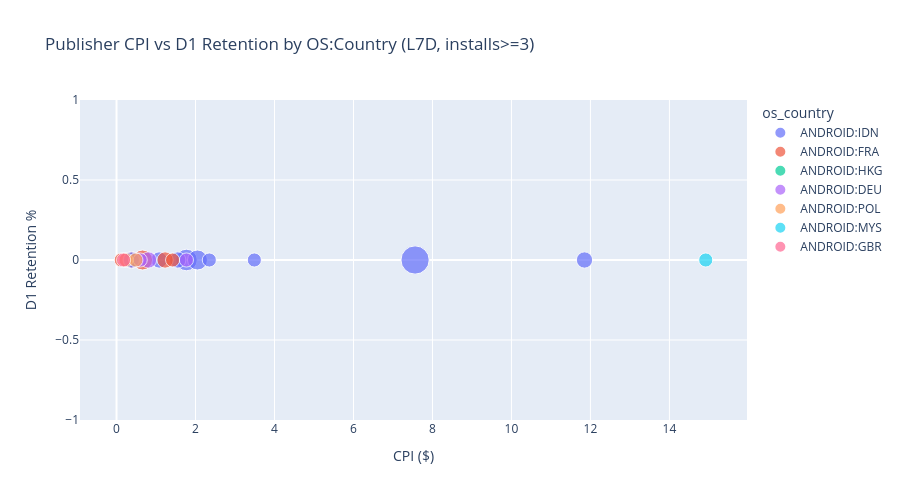

Notebook code for this chart:
### Markdown cell above
## 3. D1 / D3 Retention by Publisher

### Code cell
# 3a. OS:Country-level Retention Summary (no publisher breakdown)

q_ret_summary = f"""
SELECT
  {_extra_select}
  SUM(installs) AS installs,
  ROUND(SUM(gross_spend_usd), 2) AS spend_usd,
  ROUND(SAFE_DIVIDE(SUM(gross_spend_usd), NULLIF(SUM(installs), 0)), 2) AS cpi,
  ROUND(SUM(retained_users_d1), 1) AS retained_d1,
  ROUND(SUM(retained_users_d3), 1) AS retained_d3,
  ROUND(SAFE_DIVIDE(SUM(retained_users_d1), NULLIF(SUM(installs), 0)) * 100, 1) AS retention_d1_pct,
  ROUND(SAFE_DIVIDE(SUM(retained_users_d3), NULLIF(SUM(installs), 0)) * 100, 1) AS retention_d3_pct
FROM `moloco-ae-view.athena.fact_dsp_publisher`
WHERE date_utc BETWEEN DATE_SUB(CURRENT_DATE(), INTERVAL {LOOKBACK_DAYS} DAY) AND DATE_SUB(CURRENT_DATE(), INTERVAL 1 DAY)
  {_where_filter}
GROUP BY {_extra_group[:-1]}
HAVING installs > 0
ORDER BY installs DESC
"""

df_ret_summary = run_query(q_ret_summary, '3a. Retention by OS:Country')
if not df_ret_summary.empty:
    for col in df_ret_summary.columns:
        if col not in _dim_cols:
            df_ret_summary[col] = pd.to_numeric(df_ret_summary[col], errors='coerce')
    print(f'\n  Retention summary by OS:Country (L{LOOKBACK_DAYS}D, excl. today):')
    display(df_ret_summary)

# 3b. D1/D3 Retention by Publisher (per OS:Country)

q_ret = f"""
SELECT
  {_extra_select}
  publisher.app_market_bundle AS publisher_bundle,
  SUM(installs) AS installs,
  ROUND(SUM(gross_spend_usd), 2) AS spend_usd,
  ROUND(SAFE_DIVIDE(SUM(gross_spend_usd), NULLIF(SUM(installs), 0)), 2) AS cpi,
  ROUND(SUM(retained_users_d1), 1) AS retained_d1,
  ROUND(SUM(retained_users_d3), 1) AS retained_d3,
  ROUND(SAFE_DIVIDE(SUM(retained_users_d1), NULLIF(SUM(installs), 0)) * 100, 1) AS retention_d1_pct,
  ROUND(SAFE_DIVIDE(SUM(retained_users_d3), NULLIF(SUM(installs), 0)) * 100, 1) AS retention_d3_pct
FROM `moloco-ae-view.athena.fact_dsp_publisher`
WHERE date_utc BETWEEN DATE_SUB(CURRENT_DATE(), INTERVAL {LOOKBACK_DAYS} DAY) AND DATE_SUB(CURRENT_DATE(), INTERVAL 1 DAY)
  {_where_filter}
GROUP BY {_extra_group} publisher.app_market_bundle
HAVING installs >= 1
ORDER BY installs DESC
"""

df_ret = run_query(q_ret, '3b. D1/D3 Retention by Publisher')
if not df_ret.empty:
    df_ret = enrich_publisher_names(df_ret)
    str_cols = _dim_cols + ['publisher_bundle', 'publisher_name']
    for col in df_ret.columns:
        if col not in str_cols:
            df_ret[col] = pd.to_numeric(df_ret[col], errors='coerce')

    for oc in sorted(df_ret['os_country'].unique()):
        sub = df_ret[df_ret['os_country'] == oc].sort_values('installs', ascending=False)
        overall_d1 = (sub['retained_d1'].sum() / sub['installs'].sum() * 100) if sub['installs'].sum() > 0 else 0
        overall_d3 = (sub['retained_d3'].sum() / sub['installs'].sum() * 100) if sub['installs'].sum() > 0 else 0
        p10_d1 = sub['retention_d1_pct'].quantile(0.10)
        p10_cpi = sub[sub['cpi'] > 0]['cpi'].quantile(0.10) if (sub['cpi'] > 0).any() else 0
        print(f'\n  [{oc}] {len(sub)} publishers  |  D1={overall_d1:.1f}%  D3={overall_d3:.1f}%  |  P10 D1={p10_d1:.1f}%  P10 CPI=${p10_cpi:.2f}')
        display(sub.head(20).reset_index(drop=True))

    fig = px.scatter(df_ret[df_ret['installs'] >= 3], x='cpi', y='retention_d1_pct', size='installs',
                     hover_name='publisher_bundle', color='os_country',
                     title=f'Publisher CPI vs D1 Retention by OS:Country (L{LOOKBACK_DAYS}D, installs>=3)',
                     labels={'cpi': 'CPI ($)', 'retention_d1_pct': 'D1 Retention %', 'installs': 'Installs'},
                     hover_data={'retention_d3_pct': ':.1f', 'spend_usd': ':,.2f'})
    fig.update_layout(height=500)
    fig.show()

### Figure 1 — Plotly figure (JSON) as saved in the notebook; plotly's stock layout.template omitted (floating-point values rounded to 4 significant figures)
{"data": [{"customdata": [[0.0, 90.77], [0.0, 12.36], [0.0, 12.28], [0.0, 6.21], [0.0, 4.3], [0.0, 47.41], [0.0, 10.48], [0.0, 7.04]], "hovertemplate": "<b>%{hovertext}</b><br><br>os_country=ANDROID:IDN<br>CPI ($)=%{x}<br>D1 Retention %=%{y}<br>Installs=%{marker.size}<br>retention_d3_pct=%{customdata[0]:.1f}<br>spend_usd=%{customdata[1]:,.2f}<extra></extra>", "hovertext": ["com.traverse.zhfx.en.gp", "com.worldance.drama", "com.freereels.app", "com.naver.linewebtoon", "com.nvsgames.pt", "defense.roguelike.cell.shoot.survivor", "hero.claw.master", "com.michatapp.im"], "legendgroup": "ANDROID:IDN", "marker": {"color": "#636efa", "size": [12, 7, 6, 4, 4, 4, 3, 3], "sizemode": "area", "sizeref": 0.03, "symbol": "circle"}, "mode": "markers", "name": "ANDROID:IDN", "orientation": "v", "showlegend": true, "type": "scatter", "x": [7.56, 1.77, 2.05, 1.55, 1.08, 11.85, 3.49, 2.35], "xaxis": "x", "y": [0.0, 0.0, 0.0, 0.0, 0.0, 0.0, 0.0, 0.0], "yaxis": "y"}, {"customdata": [[0.0, 3.94], [0.0, 4.93], [0.0, 1.57], [0.0, 1.54], [0.0, 4.26], [0.0, 1.15], [0.0, 0.37], [0.0, 0.65]], "hovertemplate": "<b>%{hovertext}</b><br><br>os_country=ANDROID:FRA<br>CPI ($)=%{x}<br>D1 Retention %=%{y}<br>Installs=%{marker.size}<br>retention_d3_pct=%{customdata[0]:.1f}<br>spend_usd=%{customdata[1]:,.2f}<extra></extra>", "hovertext": ["com.block.juggle", "defense.roguelike.cell.shoot.survivor", "com.dong.hexwarriors", "com.epicoro.castleclashers", "com.ecffri.arrows", "com.evodefensetd.gp", "fr.vinted", "es.socialpoint.DragonCity"], "legendgroup": "ANDROID:FRA", "marker": {"color": "#EF553B", "size": [6, 4, 4, 3, 3, 3, 3, 3], "sizemode": "area", "sizeref": 0.03, "symbol": "circle"}, "mode": "markers", "name": "ANDROID:FRA", "orientation": "v", "showlegend": true, "type": "scatter", "x": [0.66, 1.23, 0.39, 0.51, 1.42, 0.38, 0.12, 0.22], "xaxis": "x", "y": [0.0, 0.0, 0.0, 0.0, 0.0, 0.0, 0.0, 0.0], "yaxis": "y"}, {"customdata": [[0.0, 1.47]], "hovertemplate": "<b>%{hovertext}</b><br><br>os_country=ANDROID:HKG<br>CPI ($)=%{x}<br>D1 Retention %=%{y}<br>Installs=%{marker.size}<br>retention_d3_pct=%{customdata[0]:.1f}<br>spend_usd=%{customdata[1]:,.2f}<extra></extra>", "hovertext": ["com.lihkg.app"], "legendgroup": "ANDROID:HKG", "marker": {"color": "#00cc96", "size": [4], "sizemode": "area", "sizeref": 0.03, "symbol": "circle"}, "mode": "markers", "name": "ANDROID:HKG", "orientation": "v", "showlegend": true, "type": "scatter", "x": [0.37], "xaxis": "x", "y": [0.0], "yaxis": "y"}, {"customdata": [[0.0, 3.26], [0.0, 1.51], [0.0, 1.8], [0.0, 5.32]], "hovertemplate": "<b>%{hovertext}</b><br><br>os_country=ANDROID:DEU<br>CPI ($)=%{x}<br>D1 Retention %=%{y}<br>Installs=%{marker.size}<br>retention_d3_pct=%{customdata[0]:.1f}<br>spend_usd=%{customdata[1]:,.2f}<extra></extra>", "hovertext": ["com.ecffri.arrows", "com.ebay.kleinanzeigen", "net.lovoo.android", "defense.roguelike.cell.shoot.survivor"], "legendgroup": "ANDROID:DEU", "marker": {"color": "#ab63fa", "size": [4, 4, 3, 3], "sizemode": "area", "sizeref": 0.03, "symbol": "circle"}, "mode": "markers", "name": "ANDROID:DEU", "orientation": "v", "showlegend": true, "type": "scatter", "x": [0.81, 0.38, 0.6, 1.77], "xaxis": "x", "y": [0.0, 0.0, 0.0, 0.0], "yaxis": "y"}, {"customdata": [[0.0, 0.71], [0.0, 1.47]], "hovertemplate": "<b>%{hovertext}</b><br><br>os_country=ANDROID:POL<br>CPI ($)=%{x}<br>D1 Retention %=%{y}<br>Installs=%{marker.size}<br>retention_d3_pct=%{customdata[0]:.1f}<br>spend_usd=%{customdata[1]:,.2f}<extra></extra>", "hovertext": ["com.sybogames.subway.surfers.game", "com.studio501.cuphero"], "legendgroup": "ANDROID:POL", "marker": {"color": "#FFA15A", "size": [3, 3], "sizemode": "area", "sizeref": 0.03, "symbol": "circle"}, "mode": "markers", "name": "ANDROID:POL", "orientation": "v", "showlegend": true, "type": "scatter", "x": [0.24, 0.49], "xaxis": "x", "y": [0.0, 0.0], "yaxis": "y"}, {"customdata": [[0.0, 44.76]], "hovertemplate": "<b>%{hovertext}</b><br><br>os_country=ANDROID:MYS<br>CPI ($)=%{x}<br>D1 Retention %=%{y}<br>Installs=%{marker.size}<br>retention_d3_pct=%{customdata[0]:.1f}<br>spend_usd=%{customdata[1]:,.2f}<extra></extra>", "hovertext": ["com.traverse.zhfx.en.gp"], "legendgroup": "ANDROID:MYS", "marker": {"color": "#19d3f3", "size": [3], "sizemode": "area", "sizeref": 0.03, "symbol": "circle"}, "mode": "markers", "name": "ANDROID:MYS", "orientation": "v", "showlegend": true, "type": "scatter", "x": [14.92], "xaxis": "x", "y": [0.0], "yaxis": "y"}, {"customdata": [[0.0, 0.54]], "hovertemplate": "<b>%{hovertext}</b><br><br>os_country=ANDROID:GBR<br>CPI ($)=%{x}<br>D1 Retention %=%{y}<br>Installs=%{marker.size}<br>retention_d3_pct=%{customdata[0]:.1f}<br>spend_usd=%{customdata[1]:,.2f}<extra></extra>", "hovertext": ["games.resourcer.hex"], "legendgroup": "ANDROID:GBR", "marker": {"color": "#FF6692", "size": [3], "sizemode": "area", "sizeref": 0.03, "symbol": "circle"}, "mode": "markers", "name": "ANDROID:GBR", "orientation": "v", "showlegend": true, "type": "scatter", "x": [0.18], "xaxis": "x", "y": [0.0], "yaxis": "y"}], "layout": {"height": 500, "legend": {"itemsizing": "constant", "title": {"text": "os_country"}, "tracegroupgap": 0}, "title": {"text": "Publisher CPI vs D1 Retention by OS:Country (L7D, installs>=3)"}, "xaxis": {"anchor": "y", "domain": [0, 1], "title": {"text": "CPI ($)"}}, "yaxis": {"anchor": "x", "domain": [0, 1], "title": {"text": "D1 Retention %"}}}}
